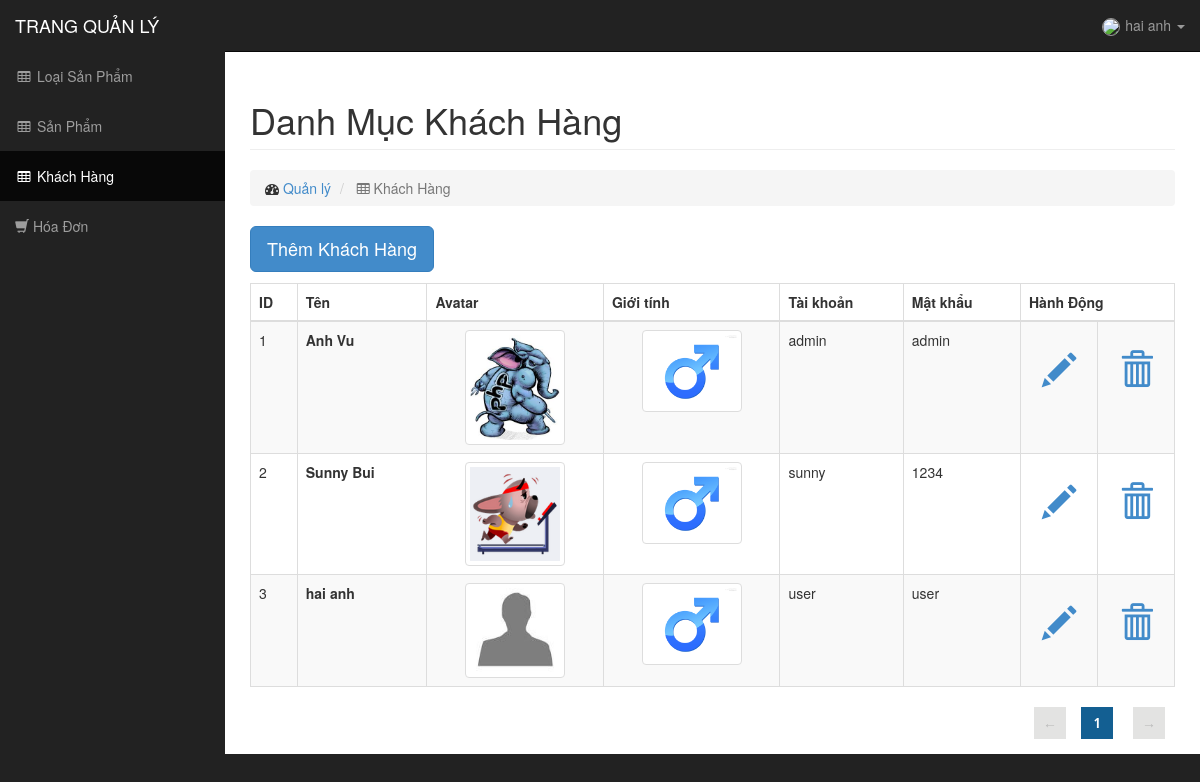
/admin/index.php?c=customer (signed in), run on the app's committed database.
### tables this page shows
CREATE TABLE IF NOT EXISTS `customer` (
  `idcustomer` int(20) NOT NULL AUTO_INCREMENT,
  `name` varchar(100) NOT NULL,
  `image` varchar(225) DEFAULT NULL,
  `gender` tinyint(1) NOT NULL,
  `user` varchar(50) NOT NULL,
  `pass` varchar(50) NOT NULL,
  PRIMARY KEY (`idcustomer`),
  UNIQUE KEY `user` (`user`),
  UNIQUE KEY `user_2` (`user`),
  KEY `idcustomer` (`idcustomer`),
  KEY `user_3` (`user`),
  KEY `user_4` (`user`),
  KEY `user_5` (`user`)
);

### admin/index.php (called while the page is built, shortened)
<?php
    require("config.php");
    include('controller/'.$c.DS.$a.'.php');
    include('views/'.TEMPLATE_NAME.'/index.tpl.php');
?>

### application/config/database.php (called while the page is built, shortened)
<?php  if ( ! defined('BASEPATH')) exit('No direct script access allowed');
$db['default']['hostname'] = 'localhost';
$db['default']['username'] = 'root';
$db['default']['password'] = '';
$db['default']['database'] = 'matkinh';
$db['default']['dbdriver'] = 'mysql';
$db['default']['dbprefix'] = '';
$db['default']['pconnect'] = TRUE;
$db['default']['db_debug'] = TRUE;
$db['default']['cache_on'] = FALSE;
$db['default']['cachedir'] = '';
$db['default']['char_set'] = 'utf8';
$db['default']['dbcollat'] = 'utf8_general_ci';
$db['default']['swap_pre'] = '';
$db['default']['autoinit'] = TRUE;
$db['default']['stricton'] = FALSE;

### admin/config.php (called while the page is built, shortened)
<?php
    include('../application/config/database.php');
    $host = $db['default']['hostname'];
    $user = $db['default']['username'];
    $pass = $db['default']['password'];
    $dbname = $db['default']['database'];
    require("model/connect.php");
?>

### admin/model/connect.php (called while the page is built, shortened)
<?php
class connect {
    private $db = null;
    function __construct(){
	global $host,$user,$pass,$dbname;
        $dsn = "mysql:host=$host;dbname=$dbname";
        try{
            $this->db = new PDO($dsn,$user,$pass,array(PDO::MYSQL_ATTR_INIT_COMMAND => "SET NAMES utf8"));
        } catch (Exception $ex) {
            die('Error: '. $ex->getMessage);
        }
    }
    function get($sql){
        $result = $this->db->query($sql);
        return $result;
    }
    function getfetch($sql){
        $result = $this->db->query($sql);
        $result = $result->fetch();
        return $result;
    }
}
?>

### admin/model/customer.php (called while the page is built, shortened)
<?php
class customer extends connect {
    function getlist(){
        $sql = "SELECT * FROM `customer`";
        $result = $this->get($sql);
        return $result;
    }
}
?>

### admin/controller/customer/view.php (called while the page is built, shortened)
<?php
$customer = new $c();
$result = $customer->getlist();
?>

### admin/views/matkinh/content/customer/view.tpl.php (the view)
<div class="container-fluid">
    <div class="row">
        <div class="col-lg-12">
            <h1 class="page-header">
                Danh Mục Khách Hàng
            </h1>
            <ol class="breadcrumb">
                <li>
                    <i class="fa fa-dashboard"></i><a href="index.php"> Quản lý</a>
                </li>
                <li class="active">
                    <i class="fa fa-table"></i> Khách Hàng
                </li>
            </ol>
            <a href="?c=customer&a=add" class="btn btn-lg btn-primary" style="margin-bottom:10px">Thêm Khách Hàng</a>
        </div>
		<div class="col-lg-12">
		</div>
    </div>
    <div class="row">
        <div class="col-lg-12">
            <div class="table-responsive">
                <table class="table table-bordered table-hover table-striped">
                    <thead>
                        <tr>
                            <th>ID</th>
                            <th>Tên</th>
                            <th>Avatar</th>
                            <th>Giới tính</th>
                            <th>Tài khoản</th>
                            <th>Mật khẩu</th>
                            <th colspan="2">Hành Động</th>
                        </tr>
                    </thead>
                    <tbody id="jpage">
                    <?php
                        foreach($result as $row){
                            echo '
                            <tr>
                                <td>'.$row['idcustomer'].'</td>
                                <td style="font-weight:bold">'.$row['name'].'</td>
                                <td style="text-align:center"><img class="img-thumbnail" width="100" src="../assets/img/'.(($row['image']!="")?$row['image']:'/noavatar.jpg').'"</td>
                                <td style="text-align:center">
                                    <img src="../assets/img/'.$row['gender'].'.jpeg" class="img-thumbnail"  width="100" />
                                </td>
                                <td>'.$row['user'].'</td>
                                <td>'.$row['pass'].'</td>
                                <td style="text-align:center">
                                    <a href="?c=customer&a=edit&idcustomer='.$row['idcustomer'].'" onclick="return confirm(\'Bạn có chắc muốn sửa không?\');">
                                        <span class="glyphicon glyphicon-pencil hd"></span>
                                    </a>
                                </td>
                                <td style="text-align:center">
                                    <a href="?c=customer&a=del&idcustomer='.$row['idcustomer'].'" onclick="return confirm(\'Bạn có chắc muốn xóa không?\');">
                                        <span class="glyphicon glyphicon-trash hd"></span>
                                    </a>
                                </td>
                            </tr>';
                        }
                    ?>
                    </tbody>
                </table>
                <div class="holder"></div>
            </div>
        </div>
    </div>
</div>

### admin/views/matkinh/menu.tpl.php (shortened to what this page needs)
<?php
    switch($c){
        default: $admin = new $c();
    }
    $idadmin = $_SESSION['(*)v(*)'];
    $sql = "SELECT * FROM `customer` WHERE `idcustomer`='$idadmin'";
    $tmp = $admin->getfetch($sql);
?>
<nav class="navbar navbar-inverse navbar-fixed-top" role="navigation">
    <div class="navbar-header">
        <a class="navbar-brand" href="index.php">TRANG QUẢN LÝ</a>
    </div>
    <ul class="nav navbar-right top-nav">
        <li class="dropdown">
            <a href="#" class="dropdown-toggle" data-toggle="dropdown"><img src="http://<?php echo $_SERVER['HTTP_HOST'] ?>/assets/img/<?php echo $tmp['image'] ?>" style="width:25px;border:1px solid;border-radius:15px;margin-right:5px" /><?php echo $tmp['name'] ?> <b class="caret"></b></a>
        </li>
    </ul>
    <div class="collapse navbar-collapse navbar-ex1-collapse">
        <ul class="nav navbar-nav side-nav">
            <li <?php echo (isset($_GET['c']) && $_GET['c']=='categories'?'class="active"':'') ?>><a href="index.php?c=categories"><i class="fa fa-fw fa-table"></i> Loại Sản Phẩm</a></li>
            <li <?php echo (empty($_GET['c']) || $_GET['c']=='product'?'class="active"':'') ?>><a href="index.php?c=product"><i class="fa fa-fw fa-table"></i> Sản Phẩm</a></li>
            <li <?php echo (isset($_GET['c']) && $_GET['c']=='customer'?'class="active"':'') ?>><a href="index.php?c=customer"><i class="fa fa-fw fa-table"></i> Khách Hàng</a></li>
            <li <?php echo (isset($_GET['c']) && $_GET['c']=='order'?'class="active"':'') ?>><a href="index.php?c=order"><i class="glyphicon glyphicon-shopping-cart"></i> Hóa Đơn</a></li>
        </ul>
    </div>
</nav>

### admin/views/matkinh/css/sb-admin.css (style rules this page uses)
body { margin-top: 100px; background-color: #222; }
@media (min-width:768px) { body { margin-top: 50px; } }
.top-nav { padding: 0 15px; }
.top-nav>li { display: inline-block; float: left; }
.top-nav>li>a { padding-top: 15px; padding-bottom: 15px; line-height: 20px; color: #999; }
@media (min-width:768px) { .side-nav { position: fixed; top: 51px; left: 225px; width: 225px; margin-left: -225px; border: none; border-radius: 0; overflow-y: auto; background-color: #222; } }
@media (min-width:768px) { .side-nav>li>a { width: 225px; } }
.hd { font-size:34px; line-height:80px; }

### admin/views/matkinh/css/jPages.css (style rules this page uses)
.holder { padding-right: 5px; float:right; }

### data on the page
customer: name "hai anh", idcustomer "3", user "user", pass "user"
customer: idcustomer "1", name "Anh Vu", image (picture), user "admin", pass "admin"
customer: idcustomer "2", name "Sunny Bui", image (picture), user "sunny", pass "1234"
